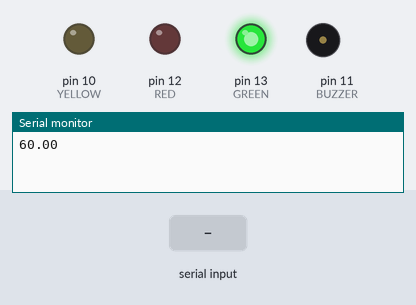
The sketch below on a simulated Arduino Uno, built with avr-gcc and run on an emulated ATmega328P. On the bench: output pins drawn as LEDs (lit = HIGH), buzzer (waves = sounding), the last lines printed to the serial monitor. Inputs (shaded band) come from the test bench.

Above: at 1.2 s.
1.3 s: "90,45\n" received over Serial
At 1.8 s:
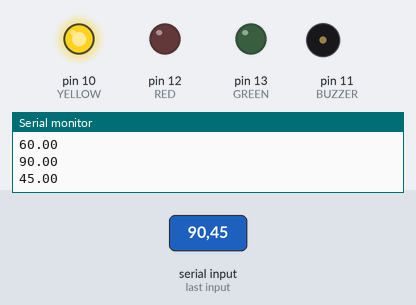
At 2.9 s:
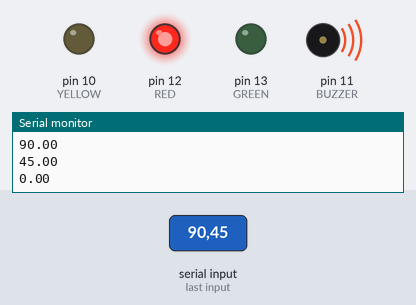
3.8 s: "90\n" received over Serial
At 4.6 s:
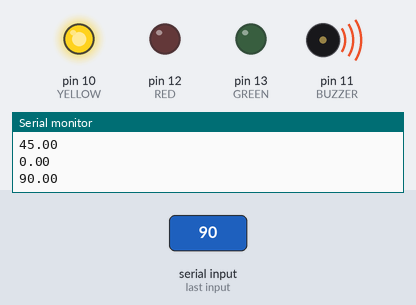
Timing chart, 0 to 6.8 s (numbered marks = the images above; inputs shaded):
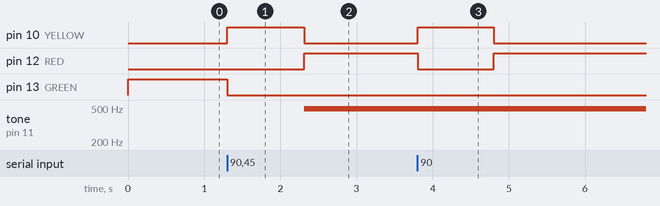

The sketch:

monitor.ino
```cpp
                                                                                                                                             //PINS
#define GREEN 13
#define RED 12
#define BUZZER 11
#define YELLOW 10
#define FSR 0

//Alert levels
#define SAFE 0 //Normal Heart-Rate (possibly implies good health)
#define WARN 1 //Above or below average - May have adverse consequences at a later time
#define DANGER 2 //Heart-Rate very high or low - Could mean cardiac arrest, heart attack OR other adverse cardia event.

#define FAST 120
#define HNORM 70
#define LNORM 50
#define SLOW 30


int level = SAFE;
float heartRate = (HNORM+LNORM)/2.0;

void setup() {
  Serial.begin(9600);
  pinMode(GREEN, OUTPUT);
  pinMode(YELLOW , OUTPUT);
  pinMode(RED , OUTPUT);
  pinMode(BUZZER , OUTPUT);
  pinMode(FSR , INPUT);
  Serial.println(float(heartRate));
}

void alert(int level) {
   //digitalWrite(RED , LOW);
   //digitalWrite(YELLOW , LOW);
   //digitalWrite(GREEN , LOW);
   //analogWrite(BUZZER , LOW);
  switch (level) {
    case SAFE:
      digitalWrite(GREEN , HIGH);
      analogWrite(BUZZER, LOW);
      digitalWrite(RED , LOW);
      digitalWrite(YELLOW , LOW);
      break;
    case WARN:
      digitalWrite(YELLOW , HIGH);
      digitalWrite(GREEN , LOW);
      digitalWrite(RED , LOW);
      analogWrite(BUZZER, LOW);
      break;
    case DANGER:
      digitalWrite(RED, HIGH);
      analogWrite(BUZZER, 3);
      digitalWrite(YELLOW , LOW);
      digitalWrite(GREEN , LOW);
      break;
    default:
      alert(SAFE);//I think safe is a good default
      break;
  }
}

boolean warn(float heartRate){
  return heartRate > HNORM && heartRate < FAST || heartRate < LNORM && heartRate > SLOW;
}

boolean danger(float heartRate){
  return heartRate >= FAST || heartRate <= SLOW;
}

void loop() {
  float current = millis();
  float incomingByte = 0;
  //int beats = 0;
  //while (current + 1000 > millis()) {
    //Serial.println(analogRead(FSR));
    //float reading = analogRead(FSR);
    //if (reading > 0) {
      //beats++;
    //}

    if(Serial.available() > 0){
      incomingByte = Serial.parseFloat();
      heartRate = incomingByte;
      Serial.flush();
      Serial.println(heartRate);
    }
    //delay(100);
  //heartRate +=  (beats * 60);
  //heartRate /= 2;
  //Serial.println(heartRate);

  if(warn(heartRate)){
    alert(WARN);
  }
  else if(danger(heartRate)){
    alert(DANGER);
  }
  else{
    alert(SAFE);
  }
}
```

Measured:
- after the input at 1.3 s, pin 10 (YELLOW): LOW → HIGH at once, → LOW 1.0 s later; pin 12 (RED): LOW → HIGH after 1.0 s; pin 13 (GREEN): HIGH → LOW at once; tone on pin 11 (BUZZER): silent → 490 Hz after 1.0 s
- after the input at 3.8 s, pin 10 (YELLOW): LOW → HIGH at once, → LOW 1.0 s later; pin 12 (RED): HIGH → LOW at once, → HIGH 1.0 s later
